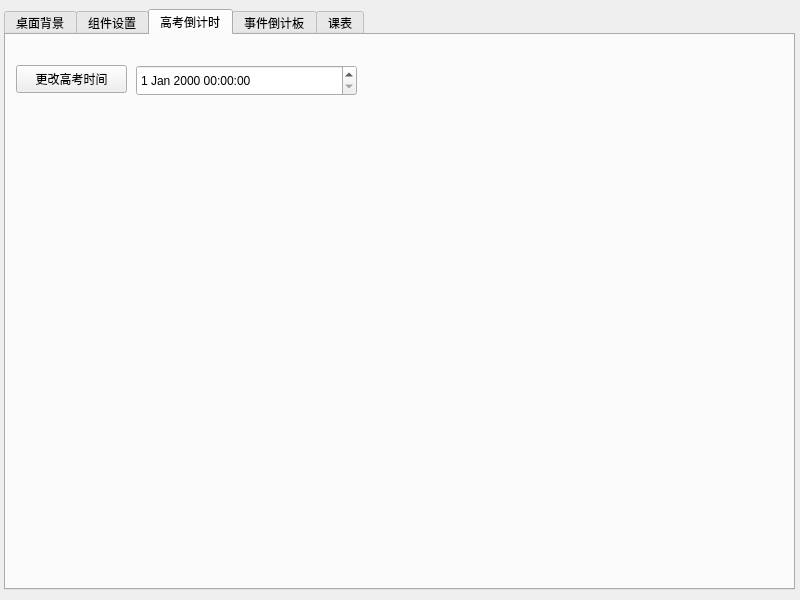
<?xml version="1.0" encoding="UTF-8"?>
<ui version="4.0">
 <class>Setting_Win</class>
 <widget class="QMainWindow" name="Setting_Win">
  <property name="geometry">
   <rect>
    <x>0</x>
    <y>0</y>
    <width>800</width>
    <height>600</height>
   </rect>
  </property>
  <property name="windowTitle">
   <string>MainWindow</string>
  </property>
  <widget class="QWidget" name="centralwidget">
   <widget class="QTabWidget" name="tabWidget">
    <property name="geometry">
     <rect>
      <x>4</x>
      <y>9</y>
      <width>791</width>
      <height>581</height>
     </rect>
    </property>
    <property name="currentIndex">
     <number>2</number>
    </property>
    <widget class="QWidget" name="tab_background">
     <attribute name="title">
      <string>桌面背景</string>
     </attribute>
    </widget>
    <widget class="QWidget" name="tab_kits">
     <attribute name="title">
      <string>组件设置</string>
     </attribute>
    </widget>
    <widget class="QWidget" name="tab_GK_counter">
     <attribute name="title">
      <string>高考倒计时</string>
     </attribute>
     <widget class="QDateTimeEdit" name="dateTimeEdit">
      <property name="geometry">
       <rect>
        <x>130</x>
        <y>30</y>
        <width>221</width>
        <height>31</height>
       </rect>
      </property>
     </widget>
     <widget class="QPushButton" name="changeGKDT">
      <property name="geometry">
       <rect>
        <x>10</x>
        <y>30</y>
        <width>111</width>
        <height>28</height>
       </rect>
      </property>
      <property name="text">
       <string>更改高考时间</string>
      </property>
     </widget>
    </widget>
    <widget class="QWidget" name="tab_counter_board">
     <attribute name="title">
      <string>事件倒计板</string>
     </attribute>
    </widget>
    <widget class="QWidget" name="tab_class_schedule">
     <attribute name="title">
      <string>课表</string>
     </attribute>
    </widget>
   </widget>
  </widget>
 </widget>
 <resources/>
 <connections/>
</ui>
